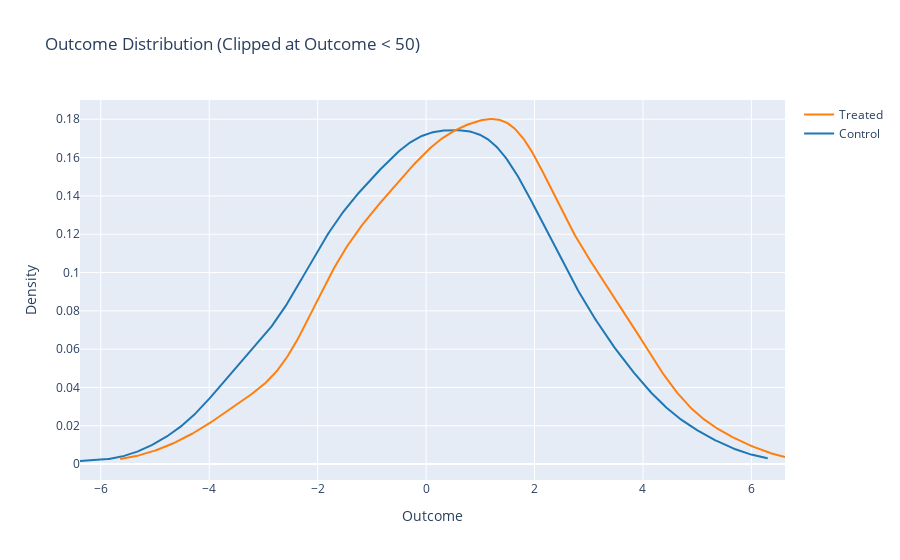

Notebook code for this chart:
### Markdown cell above
* **Treated group has higher median outcome** → suggests positive treatment effect.
* **Outcome variability is higher** in treated.
* **Distributions overlap** → implies need for causal methods.
* **Outliers exist** in both groups → consider robust modeling.

### Code cell
# Only keep rows where outcome < 50
filtered_df = df[df['outcome'] < 50]

treated = filtered_df[filtered_df["treatment"] == 1]["outcome"]
control = filtered_df[filtered_df["treatment"] == 0]["outcome"]

fig = ff.create_distplot(
    [control, treated],
    group_labels=["Control", "Treated"],
    show_hist=False,
    show_rug=False
)

fig.update_layout(
    title="Outcome Distribution (Clipped at Outcome < 50)",
    xaxis_title="Outcome",
    yaxis_title="Density"
)

fig.show()

### Figure 1 — Plotly figure (JSON) as saved in the notebook; plotly's stock layout.template omitted (floating-point values rounded to 4 significant figures; data arrays with more than 128 entries replaced by an {"elided": "..."} marker saying what was removed)
{"data": [{"legendgroup": "Control", "marker": {"color": "rgb(31, 119, 180)"}, "mode": "lines", "name": "Control", "showlegend": true, "type": "scatter", "x": {"elided": "500 float values"}, "xaxis": "x", "y": {"elided": "500 float values"}, "yaxis": "y"}, {"legendgroup": "Treated", "marker": {"color": "rgb(255, 127, 14)"}, "mode": "lines", "name": "Treated", "showlegend": true, "type": "scatter", "x": {"elided": "500 float values"}, "xaxis": "x", "y": {"elided": "500 float values"}, "yaxis": "y"}], "layout": {"barmode": "overlay", "hovermode": "closest", "legend": {"traceorder": "reversed"}, "title": {"text": "Outcome Distribution (Clipped at Outcome < 50)"}, "xaxis": {"anchor": "y2", "domain": [0, 1], "title": {"text": "Outcome"}, "zeroline": false}, "yaxis": {"anchor": "free", "domain": [0, 1], "position": 0, "title": {"text": "Density"}}}}
